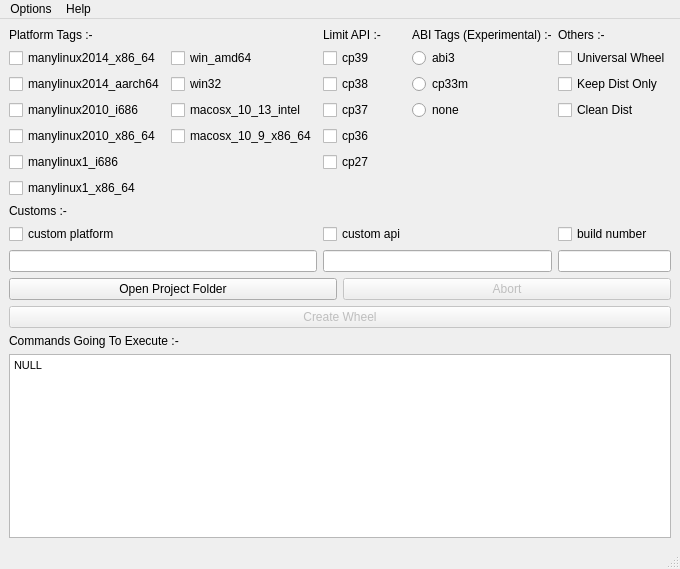
<?xml version="1.0" encoding="UTF-8"?>
<ui version="4.0">
 <class>WheelWindow</class>
 <widget class="QMainWindow" name="WheelWindow">
  <property name="geometry">
   <rect>
    <x>0</x>
    <y>0</y>
    <width>649</width>
    <height>569</height>
   </rect>
  </property>
  <property name="windowTitle">
   <string>Advance Wheel Creator</string>
  </property>
  <property name="windowIcon">
   <iconset>
    <normaloff>../images/upload.png</normaloff>../images/upload.png</iconset>
  </property>
  <widget class="QWidget" name="centralwidget">
   <layout class="QGridLayout" name="gridLayout_3">
    <item row="0" column="0" colspan="2">
     <layout class="QGridLayout" name="gridLayout_MainCheck">
      <item row="7" column="0">
       <widget class="QCheckBox" name="c20">
        <property name="text">
         <string>manylinux1_x86_64</string>
        </property>
       </widget>
      </item>
      <item row="5" column="1">
       <widget class="QCheckBox" name="c16">
        <property name="text">
         <string>macosx_10_9_x86_64</string>
        </property>
       </widget>
      </item>
      <item row="4" column="2">
       <widget class="QCheckBox" name="c13">
        <property name="text">
         <string>cp37</string>
        </property>
       </widget>
      </item>
      <item row="1" column="3">
       <widget class="QLabel" name="l3">
        <property name="text">
         <string>ABI Tags (Experimental) :-</string>
        </property>
       </widget>
      </item>
      <item row="3" column="1">
       <widget class="QCheckBox" name="c7">
        <property name="text">
         <string>win32</string>
        </property>
       </widget>
      </item>
      <item row="10" column="2" colspan="2">
       <widget class="QLineEdit" name="cu2val"/>
      </item>
      <item row="4" column="0">
       <widget class="QCheckBox" name="c11">
        <property name="text">
         <string>manylinux2010_i686</string>
        </property>
       </widget>
      </item>
      <item row="9" column="0">
       <widget class="QCheckBox" name="cu1">
        <property name="text">
         <string>custom platform</string>
        </property>
       </widget>
      </item>
      <item row="4" column="1">
       <widget class="QCheckBox" name="c12">
        <property name="text">
         <string>macosx_10_13_intel</string>
        </property>
       </widget>
      </item>
      <item row="5" column="0">
       <widget class="QCheckBox" name="c15">
        <property name="text">
         <string>manylinux2010_x86_64</string>
        </property>
       </widget>
      </item>
      <item row="2" column="0">
       <widget class="QCheckBox" name="c1">
        <property name="text">
         <string>manylinux2014_x86_64</string>
        </property>
       </widget>
      </item>
      <item row="10" column="4">
       <widget class="QLineEdit" name="cu3val">
        <property name="sizePolicy">
         <sizepolicy hsizetype="Preferred" vsizetype="Fixed">
          <horstretch>0</horstretch>
          <verstretch>0</verstretch>
         </sizepolicy>
        </property>
       </widget>
      </item>
      <item row="10" column="0" colspan="2">
       <widget class="QLineEdit" name="cu1val"/>
      </item>
      <item row="1" column="2">
       <widget class="QLabel" name="l2">
        <property name="text">
         <string>Limit API :-</string>
        </property>
       </widget>
      </item>
      <item row="2" column="1">
       <widget class="QCheckBox" name="c2">
        <property name="text">
         <string>win_amd64</string>
        </property>
       </widget>
      </item>
      <item row="6" column="2">
       <widget class="QCheckBox" name="c19">
        <property name="text">
         <string>cp27</string>
        </property>
       </widget>
      </item>
      <item row="1" column="4">
       <widget class="QLabel" name="l4">
        <property name="text">
         <string>Others :-</string>
        </property>
       </widget>
      </item>
      <item row="9" column="2">
       <widget class="QCheckBox" name="cu2">
        <property name="text">
         <string>custom api</string>
        </property>
       </widget>
      </item>
      <item row="6" column="0">
       <widget class="QCheckBox" name="c18">
        <property name="text">
         <string>manylinux1_i686</string>
        </property>
       </widget>
      </item>
      <item row="5" column="2">
       <widget class="QCheckBox" name="c17">
        <property name="text">
         <string>cp36</string>
        </property>
       </widget>
      </item>
      <item row="3" column="4">
       <widget class="QCheckBox" name="c10">
        <property name="toolTip">
         <string>Removes/Delete unwanted folders
created by running commands
only dist folder will be left</string>
        </property>
        <property name="text">
         <string>Keep Dist Only</string>
        </property>
       </widget>
      </item>
      <item row="3" column="0">
       <widget class="QCheckBox" name="c6">
        <property name="text">
         <string>manylinux2014_aarch64</string>
        </property>
       </widget>
      </item>
      <item row="1" column="0">
       <widget class="QLabel" name="l1">
        <property name="text">
         <string>Platform Tags :-</string>
        </property>
       </widget>
      </item>
      <item row="2" column="2">
       <widget class="QCheckBox" name="c3">
        <property name="text">
         <string>cp39</string>
        </property>
       </widget>
      </item>
      <item row="2" column="4">
       <widget class="QCheckBox" name="c5">
        <property name="text">
         <string>Universal Wheel</string>
        </property>
       </widget>
      </item>
      <item row="3" column="2">
       <widget class="QCheckBox" name="c8">
        <property name="text">
         <string>cp38</string>
        </property>
       </widget>
      </item>
      <item row="8" column="0">
       <widget class="QLabel" name="l5">
        <property name="text">
         <string>Customs :-</string>
        </property>
       </widget>
      </item>
      <item row="9" column="4">
       <widget class="QCheckBox" name="cu3">
        <property name="text">
         <string>build number</string>
        </property>
       </widget>
      </item>
      <item row="2" column="3">
       <widget class="QRadioButton" name="c4">
        <property name="text">
         <string>abi3</string>
        </property>
       </widget>
      </item>
      <item row="3" column="3">
       <widget class="QRadioButton" name="c9">
        <property name="text">
         <string>cp33m</string>
        </property>
       </widget>
      </item>
      <item row="4" column="3">
       <widget class="QRadioButton" name="c14">
        <property name="text">
         <string>none</string>
        </property>
       </widget>
      </item>
      <item row="4" column="4">
       <widget class="QCheckBox" name="c21">
        <property name="toolTip">
         <string>Clean Wheel Files In Dist Directoray</string>
        </property>
        <property name="text">
         <string>Clean Dist</string>
        </property>
       </widget>
      </item>
     </layout>
    </item>
    <item row="2" column="0" colspan="2">
     <widget class="QPushButton" name="create_wheel">
      <property name="enabled">
       <bool>false</bool>
      </property>
      <property name="text">
       <string>Create Wheel</string>
      </property>
     </widget>
    </item>
    <item row="1" column="1">
     <widget class="QPushButton" name="abort">
      <property name="enabled">
       <bool>false</bool>
      </property>
      <property name="text">
       <string>Abort</string>
      </property>
     </widget>
    </item>
    <item row="3" column="0" colspan="2">
     <widget class="QLabel" name="commands">
      <property name="text">
       <string>Commands Going To Execute :-</string>
      </property>
     </widget>
    </item>
    <item row="1" column="0">
     <widget class="QPushButton" name="open_setup">
      <property name="text">
       <string>Open Project Folder</string>
      </property>
     </widget>
    </item>
    <item row="4" column="0" colspan="2">
     <widget class="QTextBrowser" name="commands_box">
      <property name="html">
       <string>&lt;!DOCTYPE HTML PUBLIC &quot;-//W3C//DTD HTML 4.0//EN&quot; &quot;http://www.w3.org/TR/REC-html40/strict.dtd&quot;&gt;
&lt;html&gt;&lt;head&gt;&lt;meta name=&quot;qrichtext&quot; content=&quot;1&quot; /&gt;&lt;meta charset=&quot;utf-8&quot; /&gt;&lt;style type=&quot;text/css&quot;&gt;
p, li { white-space: pre-wrap; }
&lt;/style&gt;&lt;/head&gt;&lt;body style=&quot; font-family:'Segoe UI'; font-size:9pt; font-weight:400; font-style:normal;&quot;&gt;
&lt;p style=&quot; margin-top:0px; margin-bottom:0px; margin-left:0px; margin-right:0px; -qt-block-indent:0; text-indent:0px;&quot;&gt;&lt;span style=&quot; font-family:'MS Shell Dlg 2'; font-size:8.25pt;&quot;&gt;NULL&lt;/span&gt;&lt;/p&gt;&lt;/body&gt;&lt;/html&gt;</string>
      </property>
     </widget>
    </item>
   </layout>
  </widget>
  <widget class="QMenuBar" name="menubar">
   <property name="geometry">
    <rect>
     <x>0</x>
     <y>0</y>
     <width>649</width>
     <height>22</height>
    </rect>
   </property>
   <widget class="QMenu" name="menuHelp">
    <property name="title">
     <string>Help</string>
    </property>
    <addaction name="actionAdvance_Wheel_Creator"/>
   </widget>
   <widget class="QMenu" name="menuOptions_2">
    <property name="title">
     <string>Options</string>
    </property>
    <addaction name="actionOpen_Project_Folder"/>
    <addaction name="separator"/>
    <addaction name="actionCreate_Wheel"/>
    <addaction name="actionAbort"/>
    <addaction name="separator"/>
    <addaction name="actionReset_To_Default"/>
   </widget>
   <addaction name="menuOptions_2"/>
   <addaction name="menuHelp"/>
  </widget>
  <widget class="QStatusBar" name="statusbar"/>
  <action name="actionOpen_Project_Folder">
   <property name="text">
    <string>Open Project Folder</string>
   </property>
  </action>
  <action name="actionAdvance_Wheel_Creator">
   <property name="text">
    <string>About Advance Wheel Creator</string>
   </property>
  </action>
  <action name="actionSave_AWC_Settings">
   <property name="checkable">
    <bool>true</bool>
   </property>
   <property name="text">
    <string>Save AWC Settings</string>
   </property>
  </action>
  <action name="actionReport_A_Bug">
   <property name="text">
    <string>Report A Bug</string>
   </property>
  </action>
  <action name="actionRequest_New_Features">
   <property name="text">
    <string>Request New Features</string>
   </property>
  </action>
  <action name="actionNeed_Help">
   <property name="text">
    <string>Need Help ?</string>
   </property>
  </action>
  <action name="actionCreate_Wheel">
   <property name="text">
    <string>Create Wheel</string>
   </property>
  </action>
  <action name="actionAbort">
   <property name="text">
    <string>Abort</string>
   </property>
  </action>
  <action name="actionReset_To_Default">
   <property name="text">
    <string>Reset To Default</string>
   </property>
  </action>
  <action name="actionSave_A_bat_File">
   <property name="text">
    <string>Save A .bat File</string>
   </property>
   <property name="shortcut">
    <string>Ctrl+S</string>
   </property>
  </action>
 </widget>
 <resources/>
 <connections/>
</ui>
